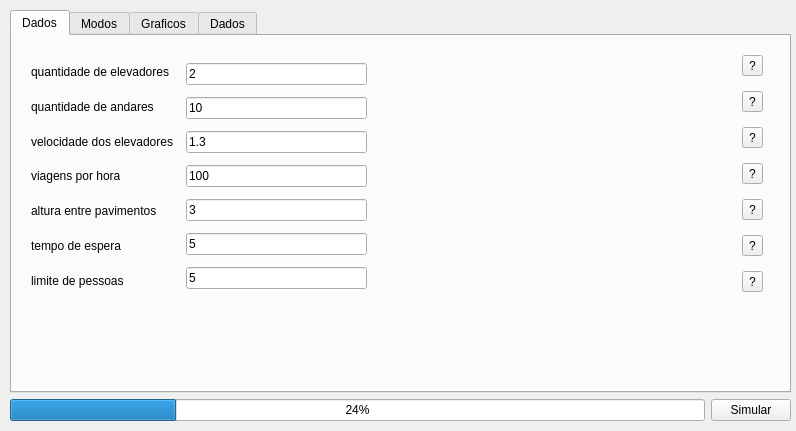
<?xml version="1.0" encoding="UTF-8"?>
<ui version="4.0">
 <class>MainWindow</class>
 <widget class="QMainWindow" name="MainWindow">
  <property name="geometry">
   <rect>
    <x>0</x>
    <y>0</y>
    <width>796</width>
    <height>431</height>
   </rect>
  </property>
  <property name="minimumSize">
   <size>
    <width>796</width>
    <height>431</height>
   </size>
  </property>
  <property name="maximumSize">
   <size>
    <width>796</width>
    <height>431</height>
   </size>
  </property>
  <property name="windowTitle">
   <string>MainWindow</string>
  </property>
  <widget class="QWidget" name="centralwidget">
   <widget class="QWidget" name="layoutWidget">
    <property name="geometry">
     <rect>
      <x>10</x>
      <y>10</y>
      <width>781</width>
      <height>411</height>
     </rect>
    </property>
    <layout class="QVBoxLayout" name="verticalLayout_5">
     <item>
      <widget class="QTabWidget" name="tabWidget">
       <property name="tabPosition">
        <enum>QTabWidget::North</enum>
       </property>
       <property name="tabShape">
        <enum>QTabWidget::Rounded</enum>
       </property>
       <property name="currentIndex">
        <number>0</number>
       </property>
       <property name="tabsClosable">
        <bool>false</bool>
       </property>
       <property name="movable">
        <bool>false</bool>
       </property>
       <property name="tabBarAutoHide">
        <bool>false</bool>
       </property>
       <widget class="QWidget" name="Dados">
        <attribute name="title">
         <string>Dados</string>
        </attribute>
        <widget class="QWidget" name="">
         <property name="geometry">
          <rect>
           <x>10</x>
           <y>10</y>
           <width>741</width>
           <height>261</height>
          </rect>
         </property>
         <layout class="QHBoxLayout" name="horizontalLayout_5">
          <item>
           <layout class="QVBoxLayout" name="verticalLayout_3">
            <item>
             <widget class="QWidget" name="widget" native="true">
              <property name="minimumSize">
               <size>
                <width>354</width>
                <height>256</height>
               </size>
              </property>
              <property name="maximumSize">
               <size>
                <width>354</width>
                <height>256</height>
               </size>
              </property>
              <layout class="QHBoxLayout" name="horizontalLayout">
               <item>
                <layout class="QVBoxLayout" name="verticalLayout_2">
                 <item>
                  <widget class="QLabel" name="label_5">
                   <property name="text">
                    <string>quantidade de elevadores   </string>
                   </property>
                  </widget>
                 </item>
                 <item>
                  <widget class="QLabel" name="label_4">
                   <property name="text">
                    <string>quantidade de andares</string>
                   </property>
                  </widget>
                 </item>
                 <item>
                  <widget class="QLabel" name="label_3">
                   <property name="text">
                    <string>velocidade dos elevadores</string>
                   </property>
                  </widget>
                 </item>
                 <item>
                  <widget class="QLabel" name="label_2">
                   <property name="text">
                    <string>viagens por hora</string>
                   </property>
                  </widget>
                 </item>
                 <item>
                  <widget class="QLabel" name="label">
                   <property name="text">
                    <string>altura entre pavimentos</string>
                   </property>
                  </widget>
                 </item>
                 <item>
                  <widget class="QLabel" name="label_6">
                   <property name="text">
                    <string>tempo de espera</string>
                   </property>
                  </widget>
                 </item>
                 <item>
                  <widget class="QLabel" name="label_7">
                   <property name="text">
                    <string>limite de pessoas</string>
                   </property>
                  </widget>
                 </item>
                </layout>
               </item>
               <item>
                <layout class="QVBoxLayout" name="verticalLayout">
                 <item>
                  <widget class="QLineEdit" name="line_quantidade_elevadores">
                   <property name="text">
                    <string>2</string>
                   </property>
                  </widget>
                 </item>
                 <item>
                  <widget class="QLineEdit" name="line_quantidade_andares">
                   <property name="text">
                    <string>10</string>
                   </property>
                  </widget>
                 </item>
                 <item>
                  <widget class="QLineEdit" name="line_velocidade_elevador">
                   <property name="text">
                    <string>1.3</string>
                   </property>
                  </widget>
                 </item>
                 <item>
                  <widget class="QLineEdit" name="line_viagens_por_hora">
                   <property name="text">
                    <string>100</string>
                   </property>
                  </widget>
                 </item>
                 <item>
                  <widget class="QLineEdit" name="line_altura_pavimento">
                   <property name="text">
                    <string>3</string>
                   </property>
                  </widget>
                 </item>
                 <item>
                  <widget class="QLineEdit" name="line_tempo_espera">
                   <property name="text">
                    <string>5</string>
                   </property>
                  </widget>
                 </item>
                 <item>
                  <widget class="QLineEdit" name="line_max_destinos">
                   <property name="text">
                    <string>5</string>
                   </property>
                  </widget>
                 </item>
                </layout>
               </item>
              </layout>
             </widget>
            </item>
           </layout>
          </item>
          <item>
           <layout class="QHBoxLayout" name="horizontalLayout_4">
            <item>
             <spacer name="horizontalSpacer_3">
              <property name="orientation">
               <enum>Qt::Horizontal</enum>
              </property>
              <property name="sizeHint" stdset="0">
               <size>
                <width>40</width>
                <height>20</height>
               </size>
              </property>
             </spacer>
            </item>
            <item>
             <layout class="QVBoxLayout" name="verticalLayout_4">
              <item>
               <widget class="QToolButton" name="toolButton_quantidade_elevadores">
                <property name="text">
                 <string>?</string>
                </property>
               </widget>
              </item>
              <item>
               <widget class="QToolButton" name="toolButton_quantidade_andares">
                <property name="text">
                 <string>?</string>
                </property>
               </widget>
              </item>
              <item>
               <widget class="QToolButton" name="toolButton_velocidade">
                <property name="text">
                 <string>?</string>
                </property>
               </widget>
              </item>
              <item>
               <widget class="QToolButton" name="toolButton_viagens_por_hora">
                <property name="text">
                 <string>?</string>
                </property>
               </widget>
              </item>
              <item>
               <widget class="QToolButton" name="toolButton_altura_pavimentos">
                <property name="text">
                 <string>?</string>
                </property>
               </widget>
              </item>
              <item>
               <widget class="QToolButton" name="toolButton_tempo_espera">
                <property name="text">
                 <string>?</string>
                </property>
               </widget>
              </item>
              <item>
               <widget class="QToolButton" name="toolButton_limite_pessoas">
                <property name="text">
                 <string>?</string>
                </property>
               </widget>
              </item>
             </layout>
            </item>
           </layout>
          </item>
         </layout>
        </widget>
       </widget>
       <widget class="QWidget" name="Modos">
        <attribute name="title">
         <string>Modos</string>
        </attribute>
        <widget class="QWidget" name="layoutWidget">
         <property name="geometry">
          <rect>
           <x>10</x>
           <y>10</y>
           <width>741</width>
           <height>71</height>
          </rect>
         </property>
         <layout class="QHBoxLayout" name="horizontalLayout_3">
          <item>
           <layout class="QVBoxLayout" name="verticalLayout_6">
            <item>
             <widget class="QCheckBox" name="checkBox">
              <property name="text">
               <string>Chamadas aleatórias</string>
              </property>
             </widget>
            </item>
            <item>
             <widget class="QCheckBox" name="checkBox_2">
              <property name="text">
               <string>Manter um elevador no térreo</string>
              </property>
             </widget>
            </item>
           </layout>
          </item>
          <item>
           <layout class="QVBoxLayout" name="verticalLayout_8">
            <item>
             <spacer name="horizontalSpacer_2">
              <property name="orientation">
               <enum>Qt::Horizontal</enum>
              </property>
              <property name="sizeHint" stdset="0">
               <size>
                <width>40</width>
                <height>20</height>
               </size>
              </property>
             </spacer>
            </item>
            <item>
             <spacer name="horizontalSpacer">
              <property name="orientation">
               <enum>Qt::Horizontal</enum>
              </property>
              <property name="sizeHint" stdset="0">
               <size>
                <width>40</width>
                <height>20</height>
               </size>
              </property>
             </spacer>
            </item>
           </layout>
          </item>
          <item>
           <layout class="QVBoxLayout" name="verticalLayout_7">
            <item alignment="Qt::AlignLeft">
             <widget class="QToolButton" name="toolButton_chamadas_aleatorias">
              <property name="text">
               <string>?</string>
              </property>
             </widget>
            </item>
            <item>
             <widget class="QToolButton" name="toolButton_elevador_terreo">
              <property name="text">
               <string>?</string>
              </property>
             </widget>
            </item>
           </layout>
          </item>
         </layout>
        </widget>
       </widget>
       <widget class="QWidget" name="Graficos">
        <attribute name="title">
         <string>Graficos</string>
        </attribute>
        <widget class="QTabWidget" name="tabWidget_2">
         <property name="geometry">
          <rect>
           <x>0</x>
           <y>0</y>
           <width>761</width>
           <height>341</height>
          </rect>
         </property>
         <property name="currentIndex">
          <number>0</number>
         </property>
         <widget class="QWidget" name="tab">
          <attribute name="title">
           <string>Elevador 1</string>
          </attribute>
          <widget class="QCustomPlot" name="customPlot" native="true">
           <property name="geometry">
            <rect>
             <x>10</x>
             <y>10</y>
             <width>741</width>
             <height>291</height>
            </rect>
           </property>
          </widget>
         </widget>
         <widget class="QWidget" name="tab_3">
          <attribute name="title">
           <string>Elevador 2</string>
          </attribute>
          <widget class="QCustomPlot" name="customPlot_3" native="true">
           <property name="geometry">
            <rect>
             <x>10</x>
             <y>10</y>
             <width>741</width>
             <height>291</height>
            </rect>
           </property>
          </widget>
         </widget>
         <widget class="QWidget" name="tab_4">
          <attribute name="title">
           <string>Elevador 3</string>
          </attribute>
          <widget class="QCustomPlot" name="customPlot_4" native="true">
           <property name="geometry">
            <rect>
             <x>10</x>
             <y>10</y>
             <width>741</width>
             <height>291</height>
            </rect>
           </property>
          </widget>
         </widget>
         <widget class="QWidget" name="tab_5">
          <attribute name="title">
           <string>Elevador 4</string>
          </attribute>
          <widget class="QCustomPlot" name="customPlot_5" native="true">
           <property name="geometry">
            <rect>
             <x>10</x>
             <y>10</y>
             <width>741</width>
             <height>291</height>
            </rect>
           </property>
          </widget>
         </widget>
         <widget class="QWidget" name="tab_6">
          <attribute name="title">
           <string>Elevador 5</string>
          </attribute>
          <widget class="QCustomPlot" name="customPlot_6" native="true">
           <property name="geometry">
            <rect>
             <x>10</x>
             <y>10</y>
             <width>741</width>
             <height>291</height>
            </rect>
           </property>
          </widget>
         </widget>
        </widget>
       </widget>
       <widget class="QWidget" name="tab_2">
        <attribute name="title">
         <string>Dados</string>
        </attribute>
        <widget class="QWidget" name="">
         <property name="geometry">
          <rect>
           <x>10</x>
           <y>0</y>
           <width>741</width>
           <height>244</height>
          </rect>
         </property>
         <layout class="QVBoxLayout" name="verticalLayout_15">
          <item>
           <layout class="QHBoxLayout" name="horizontalLayout_7">
            <item>
             <widget class="QLabel" name="label_68">
              <property name="text">
               <string/>
              </property>
             </widget>
            </item>
            <item>
             <widget class="QLabel" name="label_73">
              <property name="text">
               <string>    Total chamadas</string>
              </property>
             </widget>
            </item>
            <item>
             <widget class="QLabel" name="label_72">
              <property name="text">
               <string>      Tempo parado</string>
              </property>
             </widget>
            </item>
            <item>
             <widget class="QLabel" name="label_69">
              <property name="text">
               <string>Tempo em movimento</string>
              </property>
             </widget>
            </item>
            <item>
             <widget class="QLabel" name="label_71">
              <property name="text">
               <string> Distancia percorrida</string>
              </property>
             </widget>
            </item>
            <item>
             <widget class="QLabel" name="label_70">
              <property name="text">
               <string>   Tempo de espera</string>
              </property>
             </widget>
            </item>
           </layout>
          </item>
          <item>
           <layout class="QHBoxLayout" name="horizontalLayout_6">
            <item>
             <layout class="QVBoxLayout" name="verticalLayout_9">
              <item>
               <widget class="QLabel" name="label_8">
                <property name="text">
                 <string>Elevador 1</string>
                </property>
               </widget>
              </item>
              <item>
               <widget class="QLabel" name="label_9">
                <property name="text">
                 <string>Elevador 2</string>
                </property>
               </widget>
              </item>
              <item>
               <widget class="QLabel" name="label_10">
                <property name="text">
                 <string>Elevador 3</string>
                </property>
               </widget>
              </item>
              <item>
               <widget class="QLabel" name="label_11">
                <property name="text">
                 <string>Elevador 4</string>
                </property>
               </widget>
              </item>
              <item>
               <widget class="QLabel" name="label_12">
                <property name="text">
                 <string>Elevador 5</string>
                </property>
               </widget>
              </item>
              <item>
               <widget class="QLabel" name="label_13">
                <property name="text">
                 <string>Elevador 6</string>
                </property>
               </widget>
              </item>
              <item>
               <widget class="QLabel" name="label_14">
                <property name="text">
                 <string>Elevador 7</string>
                </property>
               </widget>
              </item>
              <item>
               <widget class="QLabel" name="label_15">
                <property name="text">
                 <string>Elevador 8</string>
                </property>
               </widget>
              </item>
              <item>
               <widget class="QLabel" name="label_16">
                <property name="text">
                 <string>Elevador 9</string>
                </property>
               </widget>
              </item>
              <item>
               <widget class="QLabel" name="label_17">
                <property name="text">
                 <string>Elevador 10</string>
                </property>
               </widget>
              </item>
             </layout>
            </item>
            <item>
             <layout class="QVBoxLayout" name="verticalLayout_10">
              <item>
               <widget class="QLabel" name="e1_1">
                <property name="text">
                 <string/>
                </property>
               </widget>
              </item>
              <item>
               <widget class="QLabel" name="label_19">
                <property name="text">
                 <string/>
                </property>
               </widget>
              </item>
              <item>
               <widget class="QLabel" name="label_27">
                <property name="text">
                 <string/>
                </property>
               </widget>
              </item>
              <item>
               <widget class="QLabel" name="label_20">
                <property name="text">
                 <string/>
                </property>
               </widget>
              </item>
              <item>
               <widget class="QLabel" name="label_21">
                <property name="text">
                 <string/>
                </property>
               </widget>
              </item>
              <item>
               <widget class="QLabel" name="label_26">
                <property name="text">
                 <string/>
                </property>
               </widget>
              </item>
              <item>
               <widget class="QLabel" name="label_22">
                <property name="text">
                 <string/>
                </property>
               </widget>
              </item>
              <item>
               <widget class="QLabel" name="label_18">
                <property name="text">
                 <string/>
                </property>
               </widget>
              </item>
              <item>
               <widget class="QLabel" name="label_25">
                <property name="text">
                 <string/>
                </property>
               </widget>
              </item>
              <item>
               <widget class="QLabel" name="label_23">
                <property name="text">
                 <string/>
                </property>
               </widget>
              </item>
             </layout>
            </item>
            <item>
             <layout class="QVBoxLayout" name="verticalLayout_13">
              <item>
               <widget class="QLabel" name="e1_2">
                <property name="text">
                 <string/>
                </property>
               </widget>
              </item>
              <item>
               <widget class="QLabel" name="label_49">
                <property name="text">
                 <string/>
                </property>
               </widget>
              </item>
              <item>
               <widget class="QLabel" name="label_50">
                <property name="text">
                 <string/>
                </property>
               </widget>
              </item>
              <item>
               <widget class="QLabel" name="label_51">
                <property name="text">
                 <string/>
                </property>
               </widget>
              </item>
              <item>
               <widget class="QLabel" name="label_52">
                <property name="text">
                 <string/>
                </property>
               </widget>
              </item>
              <item>
               <widget class="QLabel" name="label_53">
                <property name="text">
                 <string/>
                </property>
               </widget>
              </item>
              <item>
               <widget class="QLabel" name="label_54">
                <property name="text">
                 <string/>
                </property>
               </widget>
              </item>
              <item>
               <widget class="QLabel" name="label_55">
                <property name="text">
                 <string/>
                </property>
               </widget>
              </item>
              <item>
               <widget class="QLabel" name="label_56">
                <property name="text">
                 <string/>
                </property>
               </widget>
              </item>
              <item>
               <widget class="QLabel" name="label_57">
                <property name="text">
                 <string/>
                </property>
               </widget>
              </item>
             </layout>
            </item>
            <item>
             <layout class="QVBoxLayout" name="verticalLayout_11">
              <item>
               <widget class="QLabel" name="e1_3">
                <property name="text">
                 <string/>
                </property>
               </widget>
              </item>
              <item>
               <widget class="QLabel" name="label_29">
                <property name="text">
                 <string/>
                </property>
               </widget>
              </item>
              <item>
               <widget class="QLabel" name="label_30">
                <property name="text">
                 <string/>
                </property>
               </widget>
              </item>
              <item>
               <widget class="QLabel" name="label_31">
                <property name="text">
                 <string/>
                </property>
               </widget>
              </item>
              <item>
               <widget class="QLabel" name="label_32">
                <property name="text">
                 <string/>
                </property>
               </widget>
              </item>
              <item>
               <widget class="QLabel" name="label_33">
                <property name="text">
                 <string/>
                </property>
               </widget>
              </item>
              <item>
               <widget class="QLabel" name="label_34">
                <property name="text">
                 <string/>
                </property>
               </widget>
              </item>
              <item>
               <widget class="QLabel" name="label_35">
                <property name="text">
                 <string/>
                </property>
               </widget>
              </item>
              <item>
               <widget class="QLabel" name="label_36">
                <property name="text">
                 <string/>
                </property>
               </widget>
              </item>
              <item>
               <widget class="QLabel" name="label_37">
                <property name="text">
                 <string/>
                </property>
               </widget>
              </item>
             </layout>
            </item>
            <item>
             <layout class="QVBoxLayout" name="verticalLayout_12">
              <item>
               <widget class="QLabel" name="e1_4">
                <property name="text">
                 <string/>
                </property>
               </widget>
              </item>
              <item>
               <widget class="QLabel" name="label_39">
                <property name="text">
                 <string/>
                </property>
               </widget>
              </item>
              <item>
               <widget class="QLabel" name="label_40">
                <property name="text">
                 <string/>
                </property>
               </widget>
              </item>
              <item>
               <widget class="QLabel" name="label_41">
                <property name="text">
                 <string/>
                </property>
               </widget>
              </item>
              <item>
               <widget class="QLabel" name="label_42">
                <property name="text">
                 <string/>
                </property>
               </widget>
              </item>
              <item>
               <widget class="QLabel" name="label_43">
                <property name="text">
                 <string/>
                </property>
               </widget>
              </item>
              <item>
               <widget class="QLabel" name="label_44">
                <property name="text">
                 <string/>
                </property>
               </widget>
              </item>
              <item>
               <widget class="QLabel" name="label_45">
                <property name="text">
                 <string/>
                </property>
               </widget>
              </item>
              <item>
               <widget class="QLabel" name="label_46">
                <property name="text">
                 <string/>
                </property>
               </widget>
              </item>
              <item>
               <widget class="QLabel" name="label_47">
                <property name="text">
                 <string/>
                </property>
               </widget>
              </item>
             </layout>
            </item>
            <item>
             <layout class="QVBoxLayout" name="verticalLayout_14">
              <item>
               <widget class="QLabel" name="e1_5">
                <property name="text">
                 <string/>
                </property>
               </widget>
              </item>
              <item>
               <widget class="QLabel" name="label_59">
                <property name="text">
                 <string/>
                </property>
               </widget>
              </item>
              <item>
               <widget class="QLabel" name="label_60">
                <property name="text">
                 <string/>
                </property>
               </widget>
              </item>
              <item>
               <widget class="QLabel" name="label_61">
                <property name="text">
                 <string/>
                </property>
               </widget>
              </item>
              <item>
               <widget class="QLabel" name="label_62">
                <property name="text">
                 <string/>
                </property>
               </widget>
              </item>
              <item>
               <widget class="QLabel" name="label_63">
                <property name="text">
                 <string/>
                </property>
               </widget>
              </item>
              <item>
               <widget class="QLabel" name="label_64">
                <property name="text">
                 <string/>
                </property>
               </widget>
              </item>
              <item>
               <widget class="QLabel" name="label_65">
                <property name="text">
                 <string/>
                </property>
               </widget>
              </item>
              <item>
               <widget class="QLabel" name="label_66">
                <property name="text">
                 <string/>
                </property>
               </widget>
              </item>
              <item>
               <widget class="QLabel" name="label_67">
                <property name="text">
                 <string/>
                </property>
               </widget>
              </item>
             </layout>
            </item>
           </layout>
          </item>
         </layout>
        </widget>
       </widget>
      </widget>
     </item>
     <item>
      <layout class="QHBoxLayout" name="horizontalLayout_2">
       <item>
        <widget class="QProgressBar" name="barra">
         <property name="value">
          <number>24</number>
         </property>
        </widget>
       </item>
       <item>
        <widget class="QPushButton" name="pushButton">
         <property name="text">
          <string>Simular</string>
         </property>
        </widget>
       </item>
      </layout>
     </item>
    </layout>
   </widget>
  </widget>
 </widget>
 <customwidgets>
  <customwidget>
   <class>QCustomPlot</class>
   <extends>QWidget</extends>
   <header>qcustomplot.h</header>
   <container>1</container>
  </customwidget>
 </customwidgets>
 <resources/>
 <connections/>
</ui>
